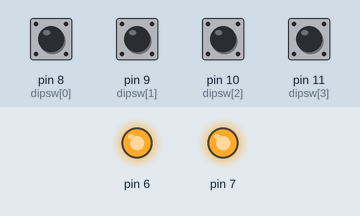
This sketch was run on a simulated Arduino Uno, built with avr-gcc and run on an emulated ATmega328P. Shown: output pins drawn as LEDs (lit = HIGH). The test bench sets the inputs (shaded band); at power-on: pin 8 (dipsw[0]), pin 9 (dipsw[1]), pin 10 (dipsw[2]), pin 11 (dipsw[3]) LOW. Pins used as bus, display or sensor lines are not drawn.

Above: at 1.2 s.
1.3 s: pin 9 (dipsw[1]) pulled HIGH for 1 s
At 1.8 s:
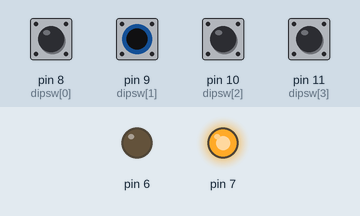
Timing chart, 0 to 4.3 s (numbered marks = the images above; inputs shaded):
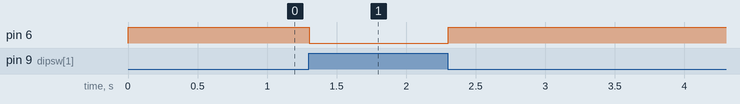

The sketch:

3.ino
```cpp
char dipsw[4] = {8, 9, 10, 11};  // 輸入的腳位
char led_num[16][8] = {
    {6, 0, 1, 2, 3, 4, 5},     // 0
    {2, 1, 2},                 // 1
    {5, 0, 1, 3, 4, 6},        // 2
    {5, 0, 1, 2, 3, 6},        // 3
    {4, 1, 2, 5, 6},           // 4
    {5, 0, 2, 3, 5, 6},        // 5
    {6, 0, 2, 3, 4, 5, 6},     // 6
    {3, 0, 1, 2},              // 7
    {7, 0, 1, 2, 3, 4, 5, 6},  // 8
    {6, 0, 1, 2, 3, 5, 6},     // 9　
    {6, 0, 1, 2, 4, 5, 6},     // A 10
    {5, 2, 3, 4, 5, 6},        // b 11
    {3, 3, 4, 6},              // c 12
    {5, 1, 2, 3, 4, 6},        // d 13
    {5, 0, 3, 4, 5, 6},        // E 14
    {4, 0, 4, 5, 6}            // F 15
};

int num = 0;
int i = 0;

void led_dark() {  // 將 LED 全部熄滅
    for (i = 0; i <= 7; i++) {
        digitalWrite(i, HIGH);
    }
}

void setup() {
    for (i = 0; i <= 7; i++) {
        pinMode(i, OUTPUT);  // 設定接腳 0-7 為輸出
    }
    for (i = 8; i <= 11; i++) {
        pinMode(i, INPUT);  // 設定接腳 8-11 為輸入
    }
    led_dark();
}

void loop() {
    int z;
    num = 0;

    // 讀取 DIP 開關並將其組成一個整數
    for (i = 0; i <= 3; i++) {
        num |= digitalRead(dipsw[i]) << i;
    }

    // 使用整數 `num` 來查找對應的 LED 段碼
    z = led_num[num][0];  // 知道這一列裡面有多少個元素
    for (i = 1; i <= z; i++) {
        digitalWrite(led_num[num][i], LOW);  // 低電壓讓 LED 亮起
    }

    delay(100);  // 顯示該數字的時間
    led_dark();  // 全部熄滅以避免重疊
}
```

Measured:
- after the input at 1.3 s, pin 6: HIGH → LOW at once, → HIGH 1.0 s later
